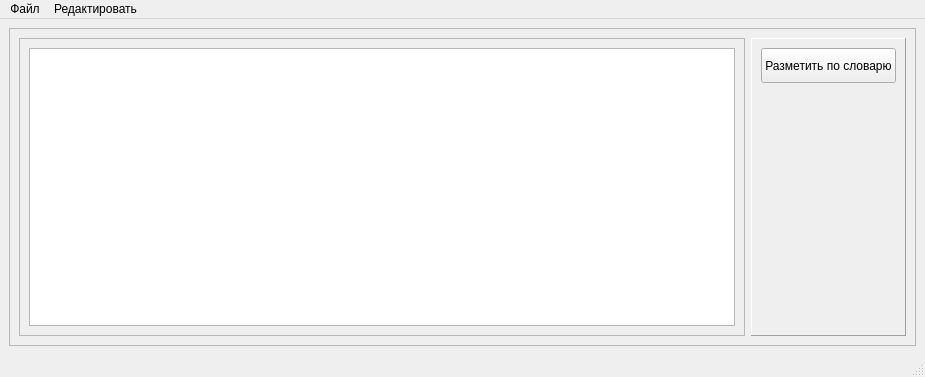
<?xml version="1.0" encoding="UTF-8"?>
<ui version="4.0">
 <class>sentimentTextMarkupForm</class>
 <widget class="QMainWindow" name="sentimentTextMarkupForm">
  <property name="geometry">
   <rect>
    <x>0</x>
    <y>0</y>
    <width>925</width>
    <height>377</height>
   </rect>
  </property>
  <property name="contextMenuPolicy">
   <enum>Qt::NoContextMenu</enum>
  </property>
  <property name="windowTitle">
   <string>Выделение тональности слов в тексте</string>
  </property>
  <widget class="QWidget" name="centralwidget">
   <layout class="QGridLayout" name="gridLayout_2">
    <item row="0" column="0">
     <widget class="QFrame" name="frame">
      <property name="frameShape">
       <enum>QFrame::StyledPanel</enum>
      </property>
      <property name="frameShadow">
       <enum>QFrame::Raised</enum>
      </property>
      <layout class="QGridLayout" name="gridLayout_3">
       <item row="0" column="0">
        <widget class="QFrame" name="frame_3">
         <property name="frameShape">
          <enum>QFrame::StyledPanel</enum>
         </property>
         <property name="frameShadow">
          <enum>QFrame::Raised</enum>
         </property>
         <layout class="QGridLayout" name="gridLayout">
          <item row="0" column="0">
           <widget class="QTextEdit" name="textField">
            <property name="mouseTracking">
             <bool>true</bool>
            </property>
            <property name="contextMenuPolicy">
             <enum>Qt::CustomContextMenu</enum>
            </property>
            <property name="readOnly">
             <bool>false</bool>
            </property>
            <property name="html">
             <string>&lt;!DOCTYPE HTML PUBLIC &quot;-//W3C//DTD HTML 4.0//EN&quot; &quot;http://www.w3.org/TR/REC-html40/strict.dtd&quot;&gt;
&lt;html&gt;&lt;head&gt;&lt;meta name=&quot;qrichtext&quot; content=&quot;1&quot; /&gt;&lt;style type=&quot;text/css&quot;&gt;
p, li { white-space: pre-wrap; }
&lt;/style&gt;&lt;/head&gt;&lt;body style=&quot; font-family:'MS Shell Dlg 2'; font-size:8.25pt; font-weight:400; font-style:normal;&quot;&gt;
&lt;p style=&quot;-qt-paragraph-type:empty; margin-top:12px; margin-bottom:12px; margin-left:0px; margin-right:0px; -qt-block-indent:0; text-indent:0px;&quot;&gt;&lt;br /&gt;&lt;/p&gt;&lt;/body&gt;&lt;/html&gt;</string>
            </property>
           </widget>
          </item>
         </layout>
        </widget>
       </item>
       <item row="0" column="1">
        <widget class="QFrame" name="frame_2">
         <property name="sizePolicy">
          <sizepolicy hsizetype="Fixed" vsizetype="Preferred">
           <horstretch>0</horstretch>
           <verstretch>0</verstretch>
          </sizepolicy>
         </property>
         <property name="minimumSize">
          <size>
           <width>0</width>
           <height>35</height>
          </size>
         </property>
         <property name="frameShape">
          <enum>QFrame::Panel</enum>
         </property>
         <property name="frameShadow">
          <enum>QFrame::Raised</enum>
         </property>
         <layout class="QGridLayout" name="gridLayout_8">
          <item row="2" column="0">
           <spacer name="horizontalSpacer_5">
            <property name="orientation">
             <enum>Qt::Horizontal</enum>
            </property>
            <property name="sizeHint" stdset="0">
             <size>
              <width>130</width>
              <height>20</height>
             </size>
            </property>
           </spacer>
          </item>
          <item row="1" column="0">
           <spacer name="verticalSpacer_2">
            <property name="orientation">
             <enum>Qt::Vertical</enum>
            </property>
            <property name="sizeHint" stdset="0">
             <size>
              <width>20</width>
              <height>40</height>
             </size>
            </property>
           </spacer>
          </item>
          <item row="0" column="0">
           <widget class="QPushButton" name="buttonMarkup">
            <property name="sizePolicy">
             <sizepolicy hsizetype="Minimum" vsizetype="Fixed">
              <horstretch>0</horstretch>
              <verstretch>0</verstretch>
             </sizepolicy>
            </property>
            <property name="minimumSize">
             <size>
              <width>0</width>
              <height>35</height>
             </size>
            </property>
            <property name="text">
             <string>Разметить по словарю</string>
            </property>
           </widget>
          </item>
         </layout>
        </widget>
       </item>
      </layout>
     </widget>
    </item>
   </layout>
  </widget>
  <widget class="QMenuBar" name="menubar">
   <property name="geometry">
    <rect>
     <x>0</x>
     <y>0</y>
     <width>925</width>
     <height>21</height>
    </rect>
   </property>
   <widget class="QMenu" name="menu">
    <property name="title">
     <string>Файл</string>
    </property>
    <addaction name="menuOpen"/>
    <addaction name="separator"/>
    <addaction name="menuSave"/>
    <addaction name="menuSaveAs"/>
   </widget>
   <widget class="QMenu" name="menu_2">
    <property name="title">
     <string>Редактировать</string>
    </property>
    <addaction name="menuCopy"/>
    <addaction name="menuPaste"/>
    <addaction name="menuUndo"/>
   </widget>
   <addaction name="menu"/>
   <addaction name="menu_2"/>
  </widget>
  <widget class="QStatusBar" name="statusbar"/>
  <action name="menuOpen">
   <property name="text">
    <string>Открыть...</string>
   </property>
  </action>
  <action name="menuSave">
   <property name="text">
    <string>Сохранить</string>
   </property>
  </action>
  <action name="menuSaveAs">
   <property name="text">
    <string>Сохранить как...</string>
   </property>
  </action>
  <action name="menuCopy">
   <property name="text">
    <string>Копировать</string>
   </property>
  </action>
  <action name="menuPaste">
   <property name="text">
    <string>Вставить</string>
   </property>
  </action>
  <action name="menuUndo">
   <property name="text">
    <string>Отмена</string>
   </property>
  </action>
  <action name="menuAddNewWord">
   <property name="text">
    <string>Добавть новое слово...</string>
   </property>
  </action>
  <action name="menuChangeWordSentiment">
   <property name="text">
    <string>Изменить тональность слова...</string>
   </property>
  </action>
  <action name="menuSingleSentence">
   <property name="text">
    <string>Одно предложение</string>
   </property>
  </action>
 </widget>
 <resources/>
 <connections/>
</ui>
